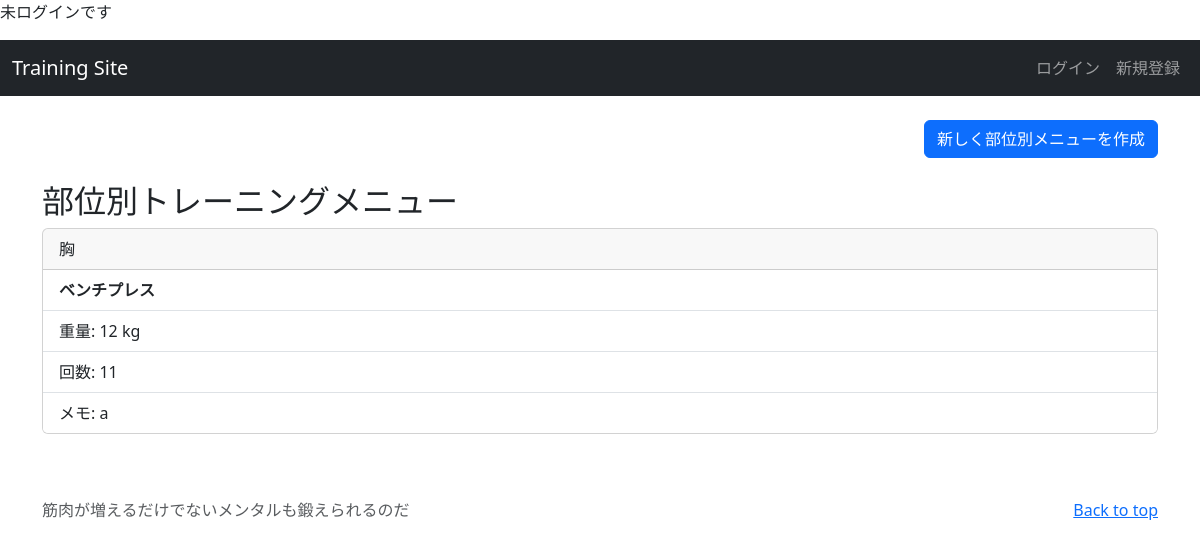
The page /record_list/1/ on the database its author committed.
### training/models.py (models this page shows, shortened)
class MenuItem(models.Model):
    user = models.ForeignKey(CustomUser, verbose_name='ユーザ', on_delete=models.CASCADE,)
    parts = models.CharField(verbose_name='部位', max_length=20,)
    content = models.CharField(verbose_name='種目', max_length=100,)
    weight = models.IntegerField(verbose_name='重量',)
    rep = models.IntegerField(verbose_name='回数', )
    memo = models.TextField(verbose_name='メモ',null=True,)
    posted_at = models.DateField(verbose_name='投稿日時',auto_now_add=True,)

### training/views.py (the view)
# urls.py: path('record_list/<int:user>/', views.RecordListView.as_view(), name='record_list'),
class RecordListView(ListView):
    model = MenuItem
    template_name = 'menu_list.html'
    context_object_name = 'items'
    queryset = MenuItem.objects.order_by('-posted_at')
    paginate_by = 7

### training/templates/menu_list.html (shortened to what this page needs)
{% extends 'base.html' %}
{% block content %}
<div class="mb-4 text-end">
    <a href="{% url 'training:post_menu' %}" class="btn btn-primary">
        新しく部位別メニューを作成
    </a>
</div>
<h2>部位別トレーニングメニュー</h2>
{% if items %}
  {% regroup items by parts as grouped_items %}
  {% for group in grouped_items %}
    <div class="card mb-3">
      <div class="card-header">{{ group.grouper }}</div>
      <ul class="list-group list-group-flush">
        {% for item in group.list %}
          <li class="list-group-item"><strong>{{ item.content }}</strong></li>
          <li class="list-group-item">重量: {{ item.weight }} kg</li>
          <li class="list-group-item">回数: {{ item.rep }}</li>
          <li class="list-group-item">メモ: {{ item.memo }}</li>
        {% endfor %}
      </ul>
    </div>
  {% endfor %}
{% endif %}
{% endblock %}

### rows shown on the page
MenuItem: content "ベンチプレス", weight "12", rep "11", memo "a"

### other values the page prints
{{ group.grouper }} "胸"
